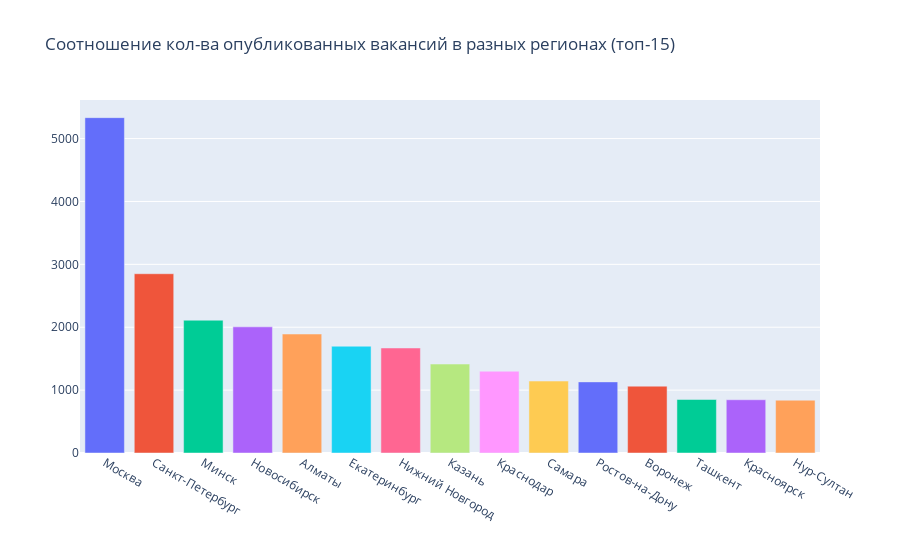

Notebook code for this chart:
### Code cell
fig = px.bar(
    y=answer_4_1.cnt,
    x=answer_4_1.area,
    color=[str(x) for x in range(0, len(answer_4_1))],
    title='Соотношение кол-ва опубликованных вакансий в разных регионах (топ-15)',
    labels={'y': 'Количество вакансий в регионе', 'x': 'Город'}
)

fig.update_layout(
    showlegend=False,
    xaxis=dict(title=''),
    yaxis=dict(title='')
)

fig.show()

### Figure 1 — Plotly figure (JSON) as saved in the notebook; plotly's stock layout.template omitted (floating-point values rounded to 4 significant figures)
{"data": [{"alignmentgroup": "True", "hovertemplate": "color=0<br>Город=%{x}<br>Количество вакансий в регионе=%{y}<extra></extra>", "legendgroup": "0", "marker": {"color": "#636efa", "pattern": {"shape": ""}}, "name": "0", "offsetgroup": "0", "orientation": "v", "showlegend": true, "textposition": "auto", "type": "bar", "x": ["Москва"], "xaxis": "x", "y": [5333], "yaxis": "y"}, {"alignmentgroup": "True", "hovertemplate": "color=1<br>Город=%{x}<br>Количество вакансий в регионе=%{y}<extra></extra>", "legendgroup": "1", "marker": {"color": "#EF553B", "pattern": {"shape": ""}}, "name": "1", "offsetgroup": "1", "orientation": "v", "showlegend": true, "textposition": "auto", "type": "bar", "x": ["Санкт-Петербург"], "xaxis": "x", "y": [2851], "yaxis": "y"}, {"alignmentgroup": "True", "hovertemplate": "color=2<br>Город=%{x}<br>Количество вакансий в регионе=%{y}<extra></extra>", "legendgroup": "2", "marker": {"color": "#00cc96", "pattern": {"shape": ""}}, "name": "2", "offsetgroup": "2", "orientation": "v", "showlegend": true, "textposition": "auto", "type": "bar", "x": ["Минск"], "xaxis": "x", "y": [2112], "yaxis": "y"}, {"alignmentgroup": "True", "hovertemplate": "color=3<br>Город=%{x}<br>Количество вакансий в регионе=%{y}<extra></extra>", "legendgroup": "3", "marker": {"color": "#ab63fa", "pattern": {"shape": ""}}, "name": "3", "offsetgroup": "3", "orientation": "v", "showlegend": true, "textposition": "auto", "type": "bar", "x": ["Новосибирск"], "xaxis": "x", "y": [2006], "yaxis": "y"}, {"alignmentgroup": "True", "hovertemplate": "color=4<br>Город=%{x}<br>Количество вакансий в регионе=%{y}<extra></extra>", "legendgroup": "4", "marker": {"color": "#FFA15A", "pattern": {"shape": ""}}, "name": "4", "offsetgroup": "4", "orientation": "v", "showlegend": true, "textposition": "auto", "type": "bar", "x": ["Алматы"], "xaxis": "x", "y": [1892], "yaxis": "y"}, {"alignmentgroup": "True", "hovertemplate": "color=5<br>Город=%{x}<br>Количество вакансий в регионе=%{y}<extra></extra>", "legendgroup": "5", "marker": {"color": "#19d3f3", "pattern": {"shape": ""}}, "name": "5", "offsetgroup": "5", "orientation": "v", "showlegend": true, "textposition": "auto", "type": "bar", "x": ["Екатеринбург"], "xaxis": "x", "y": [1698], "yaxis": "y"}, {"alignmentgroup": "True", "hovertemplate": "color=6<br>Город=%{x}<br>Количество вакансий в регионе=%{y}<extra></extra>", "legendgroup": "6", "marker": {"color": "#FF6692", "pattern": {"shape": ""}}, "name": "6", "offsetgroup": "6", "orientation": "v", "showlegend": true, "textposition": "auto", "type": "bar", "x": ["Нижний Новгород"], "xaxis": "x", "y": [1670], "yaxis": "y"}, {"alignmentgroup": "True", "hovertemplate": "color=7<br>Город=%{x}<br>Количество вакансий в регионе=%{y}<extra></extra>", "legendgroup": "7", "marker": {"color": "#B6E880", "pattern": {"shape": ""}}, "name": "7", "offsetgroup": "7", "orientation": "v", "showlegend": true, "textposition": "auto", "type": "bar", "x": ["Казань"], "xaxis": "x", "y": [1415], "yaxis": "y"}, {"alignmentgroup": "True", "hovertemplate": "color=8<br>Город=%{x}<br>Количество вакансий в регионе=%{y}<extra></extra>", "legendgroup": "8", "marker": {"color": "#FF97FF", "pattern": {"shape": ""}}, "name": "8", "offsetgroup": "8", "orientation": "v", "showlegend": true, "textposition": "auto", "type": "bar", "x": ["Краснодар"], "xaxis": "x", "y": [1301], "yaxis": "y"}, {"alignmentgroup": "True", "hovertemplate": "color=9<br>Город=%{x}<br>Количество вакансий в регионе=%{y}<extra></extra>", "legendgroup": "9", "marker": {"color": "#FECB52", "pattern": {"shape": ""}}, "name": "9", "offsetgroup": "9", "orientation": "v", "showlegend": true, "textposition": "auto", "type": "bar", "x": ["Самара"], "xaxis": "x", "y": [1144], "yaxis": "y"}, {"alignmentgroup": "True", "hovertemplate": "color=10<br>Город=%{x}<br>Количество вакансий в регионе=%{y}<extra></extra>", "legendgroup": "10", "marker": {"color": "#636efa", "pattern": {"shape": ""}}, "name": "10", "offsetgroup": "10", "orientation": "v", "showlegend": true, "textposition": "auto", "type": "bar", "x": ["Ростов-на-Дону"], "xaxis": "x", "y": [1131], "yaxis": "y"}, {"alignmentgroup": "True", "hovertemplate": "color=11<br>Город=%{x}<br>Количество вакансий в регионе=%{y}<extra></extra>", "legendgroup": "11", "marker": {"color": "#EF553B", "pattern": {"shape": ""}}, "name": "11", "offsetgroup": "11", "orientation": "v", "showlegend": true, "textposition": "auto", "type": "bar", "x": ["Воронеж"], "xaxis": "x", "y": [1063], "yaxis": "y"}, {"alignmentgroup": "True", "hovertemplate": "color=12<br>Город=%{x}<br>Количество вакансий в регионе=%{y}<extra></extra>", "legendgroup": "12", "marker": {"color": "#00cc96", "pattern": {"shape": ""}}, "name": "12", "offsetgroup": "12", "orientation": "v", "showlegend": true, "textposition": "auto", "type": "bar", "x": ["Ташкент"], "xaxis": "x", "y": [851], "yaxis": "y"}, {"alignmentgroup": "True", "hovertemplate": "color=13<br>Город=%{x}<br>Количество вакансий в регионе=%{y}<extra></extra>", "legendgroup": "13", "marker": {"color": "#ab63fa", "pattern": {"shape": ""}}, "name": "13", "offsetgroup": "13", "orientation": "v", "showlegend": true, "textposition": "auto", "type": "bar", "x": ["Красноярск"], "xaxis": "x", "y": [847], "yaxis": "y"}, {"alignmentgroup": "True", "hovertemplate": "color=14<br>Город=%{x}<br>Количество вакансий в регионе=%{y}<extra></extra>", "legendgroup": "14", "marker": {"color": "#FFA15A", "pattern": {"shape": ""}}, "name": "14", "offsetgroup": "14", "orientation": "v", "showlegend": true, "textposition": "auto", "type": "bar", "x": ["Нур-Султан"], "xaxis": "x", "y": [840], "yaxis": "y"}], "layout": {"autosize": true, "barmode": "relative", "legend": {"title": {"text": "color"}, "tracegroupgap": 0}, "showlegend": false, "title": {"text": "Соотношение кол-ва опубликованных вакансий в разных регионах (топ-15)"}, "xaxis": {"anchor": "y", "autorange": true, "domain": [0, 1], "range": [-0.5, 14.5], "title": {"text": ""}, "type": "category"}, "yaxis": {"anchor": "x", "autorange": true, "domain": [0, 1], "range": [0, 5614.0], "title": {"text": ""}, "type": "linear"}}}
